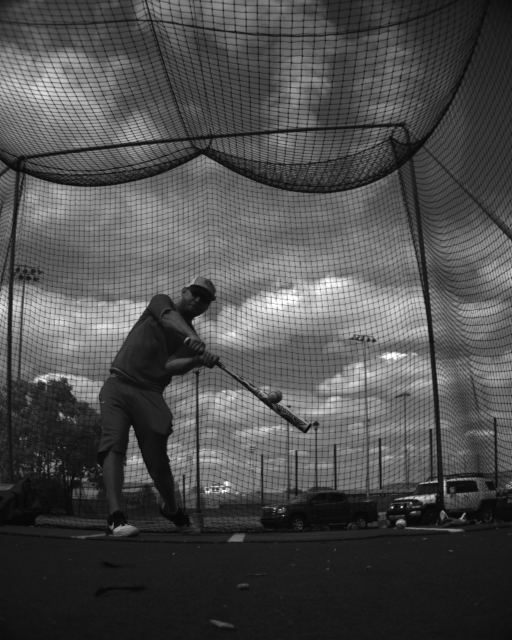
#> input picture data/IMG1.bmp, 1024 x 1280 px (shown at 1/2 size); its folder holds 4 pictures in this run
$ python run_pipeline.py
#> lines starting #> are read from the running program, lines starting #| are printed output that depends on the picture; after the words box and inside, x2 and y2 are one past the last pixel; in counts of white or black regions, pixels touching at a corner belong together
### pipeline/p10_detection.py
import cv2
import numpy as np
import os


class BaseballDetectorSeparated:
    """
    Detection with explicit bat–ball separation logic and shape tolerance.
    """

    def __init__(
        self,
        expected_radius_px=15.5,
        radius_tol=0.3,        # ±30% size tolerance
        min_circularity=0.5,   # relaxed
        max_aspect_ratio=1.2
    ):
        self.bg = cv2.createBackgroundSubtractorMOG2(
            history=10,
            varThreshold=16,
            detectShadows=False
        )

        self.expected_radius = expected_radius_px
        self.radius_tol = radius_tol
        self.min_circularity = min_circularity
        self.max_aspect_ratio = max_aspect_ratio

        self.prev_center = None
        self.confirmed = False
        self.confirm_count = 0

    def detect(
        self,
        image,
        save_debug=False,
        out_dir="outputs/detections",
        frame_id=None
    ):
        gray = cv2.cvtColor(image, cv2.COLOR_BGR2GRAY)
        clahe = cv2.createCLAHE(clipLimit=2.0, tileGridSize=(8, 8))
        gray = clahe.apply(gray)
        gray = cv2.GaussianBlur(gray, (5, 5), 1.2)

        # ----------------------------
        # Phase A — Foreground
        # ----------------------------
        fg = self.bg.apply(gray)
        _, fg = cv2.threshold(fg, 200, 255, cv2.THRESH_BINARY)

        kernel = np.ones((3, 3), np.uint8)
        fg = cv2.morphologyEx(fg, cv2.MORPH_OPEN, kernel)
        fg = cv2.dilate(fg, kernel, iterations=1)
        cv2.imwrite(
                f"{out_dir}/frame_{frame_id:03d}_foreground.png",
                fg
            )

        # ----------------------------
        # Phase B — Candidates
        # ----------------------------
        contours, _ = cv2.findContours(
            fg, cv2.RETR_EXTERNAL, cv2.CHAIN_APPROX_SIMPLE
        )

        candidates = []

        for cnt in contours:
            area = cv2.contourArea(cnt)
            if area < 20:
                continue

            perimeter = cv2.arcLength(cnt, True)
            if perimeter == 0:
                continue

            circularity = 4 * np.pi * area / (perimeter ** 2)

            x, y, w, h = cv2.boundingRect(cnt)
            aspect_ratio = max(w, h) / (min(w, h) + 1e-6)

            r_px = np.sqrt(area / np.pi)

            # -------- SOFT SHAPE SCORING --------
            size_score = 1 - abs(r_px - self.expected_radius) / self.expected_radius
            circ_score = circularity
            aspect_score = max(0, 1 - abs(aspect_ratio - 1))

            score = (
                0.5 * size_score +
                0.3 * circ_score +
                0.2 * aspect_score
            )

            if score > 0.8 and frame_id <= 5:  # permissive threshold
                M = cv2.moments(cnt)
                if M["m00"] == 0:
                    continue
                cx = M["m10"] / M["m00"]
                cy = M["m01"] / M["m00"]
                candidates.append((score, cx, cy, r_px))
            elif score > 0.5 and frame_id > 5:  # permissive threshold
                M = cv2.moments(cnt)
                if M["m00"] == 0:
                    continue
                cx = M["m10"] / M["m00"]
                cy = M["m01"] / M["m00"]
                candidates.append((score, cx, cy, r_px))

        if not candidates:
            raise RuntimeError("Ball not isolated yet")

        candidates.sort(reverse=True)
        score, u, v, r = candidates[0]

        # ----------------------------
        # Phase C — Separation confirmation
        # ----------------------------
        if self.prev_center is not None:
            dist = np.linalg.norm(np.array([u, v]) - np.array(self.prev_center))
            if dist > 2.0:
                self.confirm_count += 1
            else:
                self.confirm_count = 0
        else:
            self.confirm_count += 1

        self.prev_center = (u, v)

        if self.confirm_count < 2:
            raise RuntimeError("Separation not confirmed")

        self.confirmed = True

        # ----------------------------
        # Debug
        # ----------------------------
        if save_debug and frame_id is not None:
            os.makedirs(out_dir, exist_ok=True)
            overlay = image.copy()
            cv2.circle(overlay, (int(u), int(v)), int(r), (0, 255, 0), 2)
            cv2.circle(overlay, (int(u), int(v)), 3, (0, 0, 255), -1)
            cv2.putText(
                overlay,
                f"score={score:.2f}, r={r:.1f}",
                (int(u+5), int(v)),
                cv2.FONT_HERSHEY_SIMPLEX,
                0.4,
                (255,255,255),
                1
            )
            cv2.imwrite(
                f"{out_dir}/frame_{frame_id:03d}_overlay.png",
                overlay
            )

        return float(u), float(v), float(r)

### pipeline/config.py
import numpy as np

FPS = 240
DT = 1.0 / FPS

FOCAL_LENGTH_MM = 8.0
PIXEL_SIZE_MM = 0.0048

IMG_WIDTH = 1280
IMG_HEIGHT = 1024
CX, CY = IMG_WIDTH / 2, IMG_HEIGHT / 2

BALL_RADIUS_M = 0.0373
BALL_RADIUS_MM = BALL_RADIUS_M * 1000

CAMERA_TILT_DEG = 10.0
G = np.array([0.0, -9.81, 0.0])

def rotation_x(theta_deg):
    t = np.deg2rad(theta_deg)
    return np.array([
        [1, 0, 0],
        [0, np.cos(t), -np.sin(t)],
        [0, np.sin(t),  np.cos(t)]
    ])

### run_pipeline.py
"""
Author: Ashish Saxena
===========================================================================
Pipeline: Baseball Tracking, 3D Reconstruction, and Speed Estimation
===========================================================================

PURPOSE
-------
This script implements an end-to-end pipeline for tracking a baseball in a
high-speed monocular image sequence, reconstructing its 3D trajectory, and
estimating its speed vector using known camera parameters and physical
constraints.

The pipeline is designed to be modular, interpretable, and physically
grounded. All estimation steps (tracking, reconstruction, velocity
computation) are completed prior to visualization, ensuring that plots do
not influence numerical results.

---------------------------------------------------------------------------
INPUTS
---------------------------------------------------------------------------
1. Image Sequence
   - Directory containing sequential image frames (e.g., PNG/JPG)
   - Frames are assumed to be captured at a fixed frame rate (FPS)

2. Detection Output (from tracking stage)
   - Dictionary of detections with the structure:
       detections = {
           frame_id: (u, v, r)
       }
     where:
       u, v : Ball center coordinates in pixel space
       r    : Ball radius in pixels (estimated accurately from the
              ball–bat separation frame)

3. Camera and Scene Parameters
   - Frame rate (FPS)
   - Camera intrinsics (focal length, pixel size, principal point)
   - Camera pose (tilt with respect to world frame)
   - Known physical radius of the baseball

---------------------------------------------------------------------------
ASSUMPTIONS
---------------------------------------------------------------------------
- The physical radius of the baseball is constant and known.
- The pixel-space radius estimated from the separation frame provides a
  reliable metric scale for depth estimation.
- Subsequent frames reuse this fixed physical scale
- Per-frame radius is estimated using radial edge detection and geometric circle fitting.
- However, per-frame radius  was not used to avoid depth jitter.
- Small center localization errors introduce bounded angular noise but do
  not affect metric scale.
- Motion is smooth over the short temporal window of the sequence.

---------------------------------------------------------------------------
OUTPUTS
---------------------------------------------------------------------------
Numerical Outputs:
- positions_3d        : (N, 3) array of reconstructed 3D positions (meters)
- velocities_raw      : (N-1, 3) array of raw 3D velocity vectors (m/s)
- world_speed         : (N-1,) speed magnitude per frame (m/s)
- mean_speed          : Scalar mean speed (m/s)
- speed_conf_interval : Scalar confidence interval for speed estimate

Visualization Outputs (saved to disk):
- 3D trajectory with positional uncertainty
- Speed vs. time with confidence interval
- Trajectory comparison across pipeline stages
  (raw, filtered, ballistic)

---------------------------------------------------------------------------
PIPELINE STAGES
---------------------------------------------------------------------------
1. Load and sort image frames
2. Track ball center in pixel space (forward and backward to the separation frame)
3. Reconstruct 3D positions using ray projection and fixed-radius depth
4. Compute velocities via finite differences
5. Optional filtering and ballistic validation
6. Visualization of final results

---------------------------------------------------------------------------
NOTES
---------------------------------------------------------------------------
- Visualization functions are strictly read-only and operate on finalized
  results.
- This script is intended for offline analysis and reporting, not
  real-time deployment.

===========================================================================
"""


import glob, cv2, os, numpy as np
from pipeline.config import *
from pipeline.p10_detection import BaseballDetectorSeparated
from pipeline.p10_1_backtrack import backtrack_ball
from pipeline.p10_2_searchupdate import update_search_radius
from pipeline.p11_rays import pixel_to_ray
from pipeline.p12_depth import estimate_depth
from pipeline.p13_pose import camera_to_world
from pipeline.p13_1_backproject import backproject
from pipeline.p14_velocity import compute_velocity
from pipeline.p20_kalman import kalman_filter
from pipeline.p30_ballistic import fit_ballistic_with_ci
from pipeline.visualization import *
from natsort import natsorted

print("loaded all the modules")

os.makedirs("outputs", exist_ok=True)

# ============================================================
# User inputs
# ============================================================

paths = natsorted(glob.glob("data/*.bmp"))  # change per directory and image type
Ball_refinement = False                     # make it False if radial edge detection and geometric circle fitting is not needed
using_fixed_depth = True                    # make it False if per-frame depth estimation is needed. True is recommended.

# ============================================================
# PER FRAME BASEBALL DETECTION PIPELINE
# ============================================================


detector = BaseballDetectorSeparated()

# --- Warm-up background model ---
for i in range(min(4, len(paths))):
    img = cv2.imread(paths[i])
#> img is the input picture: shape (1280, 1024, 3); min 4, max 255, mean 76.4
    _ = detector.bg.apply(cv2.cvtColor(img, cv2.COLOR_BGR2GRAY))
#> pass 2 of the loop `for i in range(min(4, len(paths))):`:
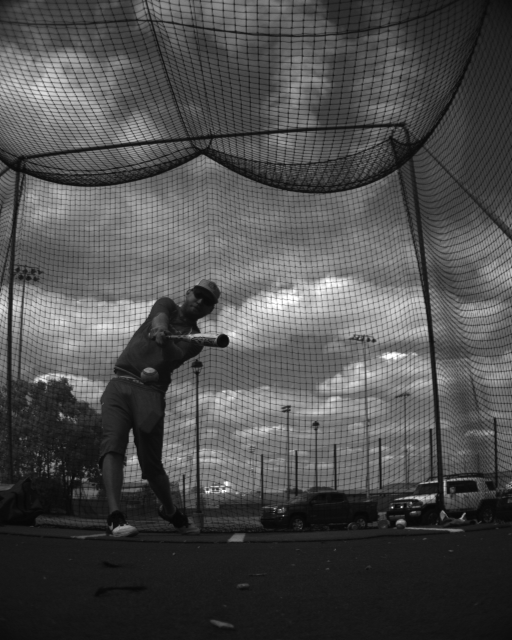
#> input picture data/IMG10.bmp, 1024 x 1280 px (shown at 1/2 size)
#> img is the input picture: shape (1280, 1024, 3); min 5, max 255, mean 76.8
#> pass 3 of the loop `for i in range(min(4, len(paths))):`:
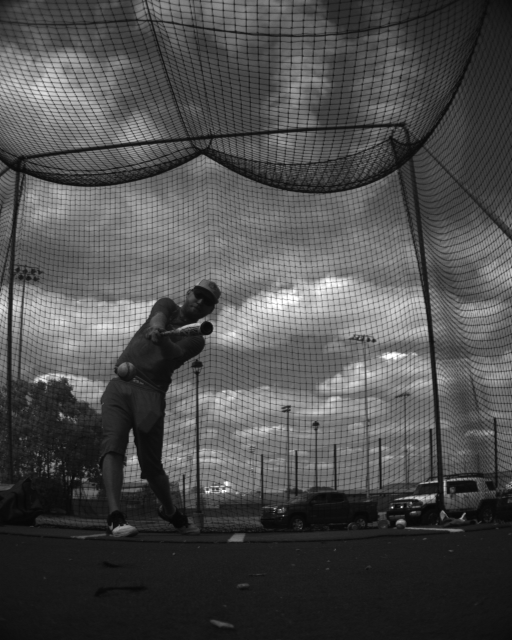
#> input picture data/IMG11.bmp, 1024 x 1280 px (shown at 1/2 size)
#> img is the input picture: shape (1280, 1024, 3); min 5, max 255, mean 76.8
#> the loop made 4 passes; the first 3 are shown

# --- Determine separation frame ---

detections = {}        # frame_idx -> (u, v, r)
first_detect_frame = None
ball_template = None

for idx, p in enumerate(paths):
    img = cv2.imread(p)

    try:
        u, v, r = detector.detect(
            img,
            save_debug=True,
            frame_id=idx
        )
#> in detect, `gray = clahe.apply(gray)`:
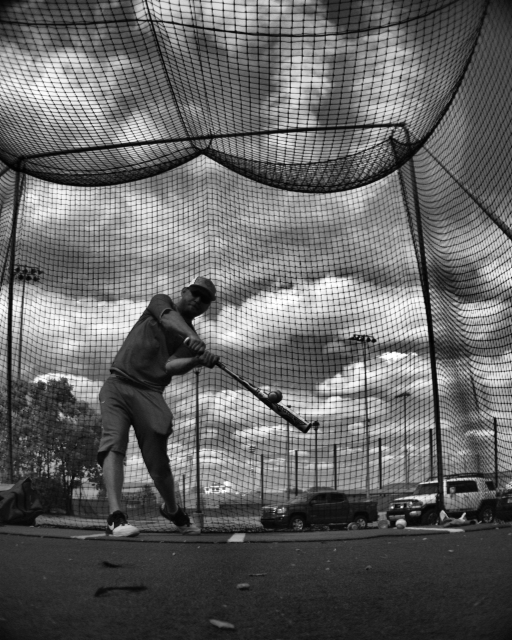
#> gray: shape (1280, 1024) (shown at 1/2 size); min 0, max 255, mean 98.7
#> in detect, `fg = self.bg.apply(gray)`:
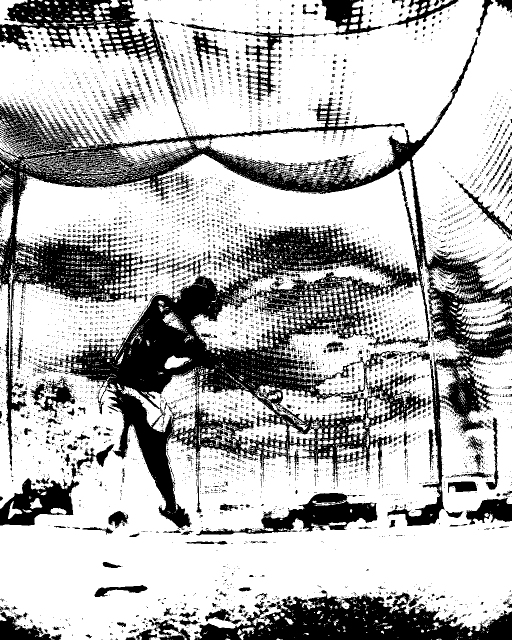
#> fg: shape (1280, 1024) (shown at 1/2 size); 71.2% white; 6951 black regions (6519 under 20 px), largest, box (x1, y1, x2, y2) and area: (0, 74, 1024, 1058) 232390, (388, 1185, 1024, 1280) 33280, (0, 0, 362, 232) 18926
#> in detect, `fg = cv2.morphologyEx(fg, cv2.MORPH_OPEN, kernel)`:
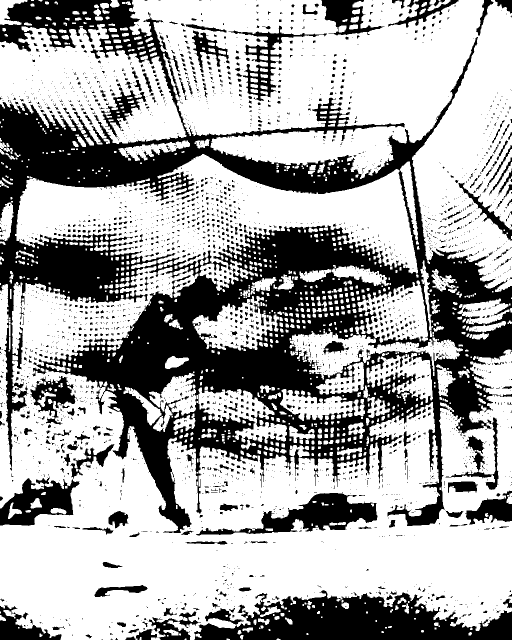
#> fg: shape (1280, 1024) (shown at 1/2 size); 66.2% white; 2857 black regions (2333 under 20 px), largest, box (x1, y1, x2, y2) and area: (0, 0, 1024, 1066) 315508, (388, 1180, 1024, 1280) 37239, (392, 984, 755, 1071) 11256
#> in detect, `fg = cv2.dilate(fg, kernel, iterations=1)`:
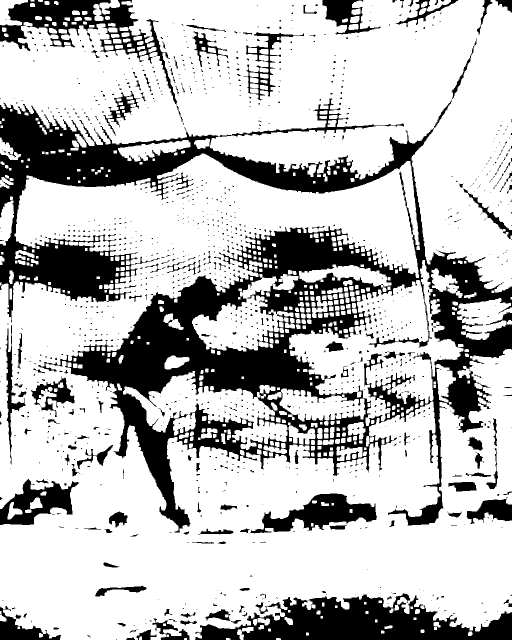
#> fg: shape (1280, 1024) (shown at 1/2 size); 74.4% white; 1219 black regions (1055 under 20 px)
#> in detect, `contours, _ = cv2.findContours( fg, cv2.RETR_EXTERNAL, cv2.CHAIN_APPRO..`: contours = 527 contours, 69 with area under 20; largest, box (x1, y1, x2, y2) and area: (0, 307, 1024, 1280) 542755, (0, 0, 1024, 585) 307540, (578, 520, 927, 852) 45118, (246, 742, 575, 900) 20289, (384, 548, 597, 703) 14122
#> the loop in detect, `for cnt in contours:` made 527 passes
#> (area, perimeter, circularity, x, y, w, h, aspect_ratio) on pass 102: (761.5, 148.3, 0.435, 695, 844, 36, 35, 1.03)
#> (area, perimeter, circularity, x, y, w, h, aspect_ratio) on passes 1, 2, 4, 6, 7, 8: (24, 22.83, 0.579, 552, 1276, 10, 4, 2.5), (21.5, 21.41, 0.589, 452, 1276, 9, 4, 2.25), (27.5, 21.41, 0.754, 278, 1273, 6, 7, 1.17), (24.5, 19.41, 0.817, 612, 1265, 6, 6, 1), (55.5, 30.24, 0.763, 936, 1263, 9, 9, 1), (28.5, 21.41, 0.781, 762, 1261, 7, 6, 1.17)
#> after the loop in detect, `for cnt in contours:`: candidates = [(0.823, 713, 858.7, 15.57)]
#> in detect, `score, u, v, r = candidates[0]`: u = 713; v = 858.7; r = 15.57
#> in detect, `self.prev_center = (u, v)`: self.prev_center = (713, 858.7)

        detections[idx] = (u, v, r)

        print(f"[OK] Frame {idx}: ball detected")
        break

    except RuntimeError as e:
        print(f"[INFO] Frame {idx}: {e}")
        continue
#> pass 2 of the loop `for idx, p in enumerate(paths):`:
#> in detect (call 2), `gray = clahe.apply(gray)`:
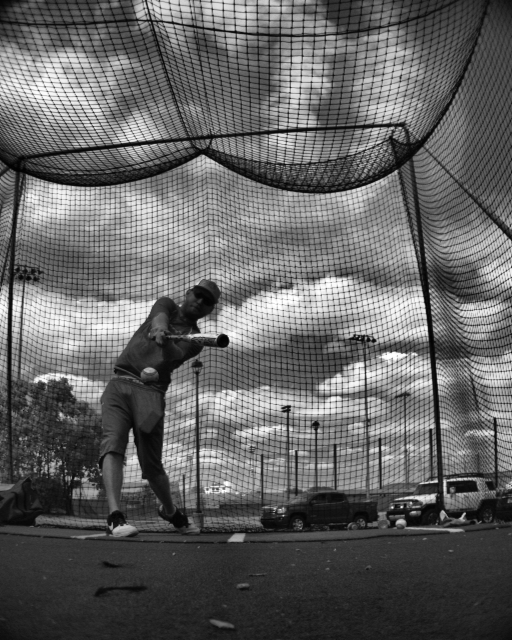
#> gray: shape (1280, 1024) (shown at 1/2 size); min 1, max 255, mean 98.8
#> in detect (call 2), `fg = cv2.dilate(fg, kernel, iterations=1)`:
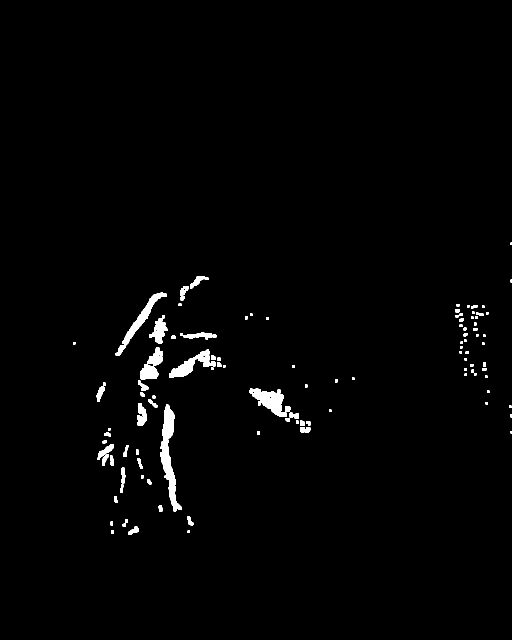
#> fg: shape (1280, 1024) (shown at 1/2 size); 1.5% white; 109 white regions (3 under 20 px)
#> contours = 109 contours, 32 with area under 20; largest, box (x1, y1, x2, y2) and area: (320, 809, 363, 1023) 3113, (499, 777, 574, 834) 2032, (231, 585, 333, 712) 1786, (339, 699, 431, 756) 1668, (280, 694, 326, 759) 1423
#> the loop in detect (call 2), `for cnt in contours:` made 109 passes
#> cnt on passes 5, 11, 13, 19, 24, 25, 26, 30: [[221, 1043], [221, 1050], [225, 1050], [225, 1043]], [[242, 969], [242, 974], [246, 974], [246, 969]], [[282, 950], [282, 956], [286, 956], [286, 950]], [[272, 899], [272, 909], [276, 909], [276, 899]], [[1021, 862], [1021, 866], [1023, 866], [1023, 862]], [[514, 862], [514, 869], [518, 869], [518, 862]], [[216, 856], [216, 860], [220, 860], [220, 856]], [[592, 841], [592, 847], [596, 847], [596, 841]]
#> pass 3 of the loop `for idx, p in enumerate(paths):`:
#> in detect (call 3), `gray = clahe.apply(gray)`:
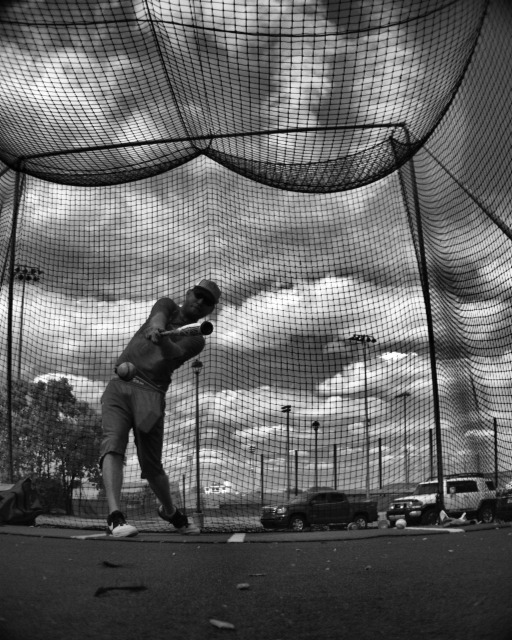
#> gray: shape (1280, 1024) (shown at 1/2 size); min 1, max 255, mean 98.8
#> in detect (call 3), `fg = cv2.morphologyEx(fg, cv2.MORPH_OPEN, kernel)`:
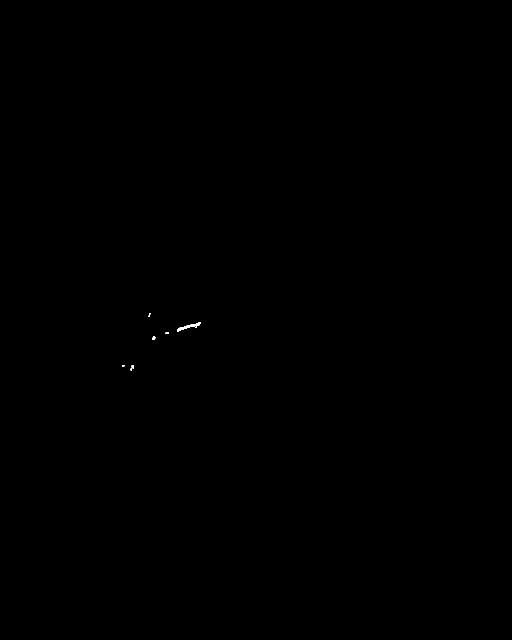
#> fg: shape (1280, 1024) (shown at 1/2 size); 0.03% white; 9 white regions (5 under 20 px), largest, box (x1, y1, x2, y2) and area: (354, 644, 401, 663) 248, (304, 673, 311, 680) 38, (263, 731, 268, 737) 27, (331, 664, 338, 668) 22
#> the loop in detect (call 3), `for cnt in contours:` made 6 passes
#> cnt on pass 2: [[243, 729], [243, 733], [249, 733], [249, 729]]
#> the loop made 4 passes; the first 3 are shown

# --- Get ball template from separation frame ---

#> (the run stopped early here; a loop or call above may not have finished)
